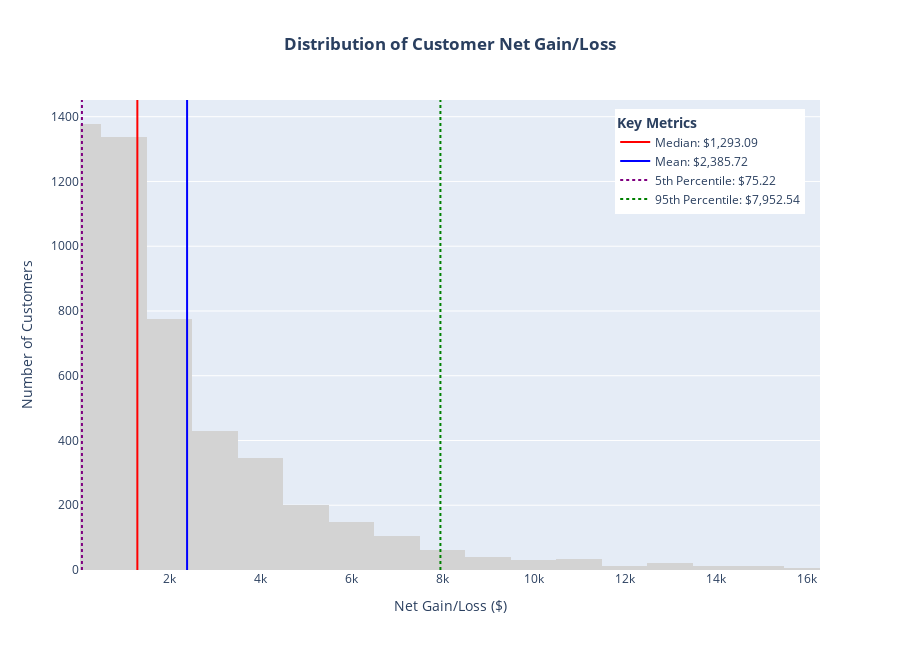

Here is the notebook cell this chart was saved with:
### Markdown cell above
**Insight 2: Customer Value is Highly Concentrated**

The first step is to understand the distribution of our customer's financial value to the business, represented by their `net_gain_loss`. A positive `net_gain_loss` from the customer's perspective is a loss for the company, and vice-versa. The interactive histogram will allow us to explore this distribution in detail.

### Code cell
# Visualization of Net Gain/Loss Distribution

# Create the histogram
fig = px.histogram(
    df_customer,
    x="net_gain_loss",
    nbins=50,
    title="<b>Distribution of Customer Net Gain/Loss<b>",
    labels={'net_gain_loss': 'Net Gain/Loss ($)'}
)
fig.update_traces(marker_color='lightgray', selector=dict(type='histogram'))

# Calculate key statistics to overlay on the plot
mean_val = df_customer['net_gain_loss'].mean()
median_val = df_customer['net_gain_loss'].median()
p95 = df_customer['net_gain_loss'].quantile(0.95)
p05 = df_customer['net_gain_loss'].quantile(0.05)
q01 = df_customer['net_gain_loss'].quantile(0.01) 
q99 = df_customer['net_gain_loss'].quantile(0.99) 


# Add vertical lines for mean, median, and key percentiles
fig.add_vline(x=mean_val, line_dash="solid", line_color="blue")
fig.add_vline(x=median_val, line_dash="solid", line_color="red")
fig.add_vline(x=p95, line_dash="dot", line_color="green")
fig.add_vline(x=p05, line_dash="dot", line_color="purple")

# Add nule traces to identify each vertical line
fig.add_trace(go.Scatter(
    x=[None], y=[None],
    mode='lines',
    line=dict(color='red', width=2, dash='solid'),
    name=f'Median: ${median_val:,.2f}'
))
fig.add_trace(go.Scatter(
    x=[None], y=[None],
    mode='lines',
    line=dict(color='blue', width=2, dash='solid'),
    name=f'Mean: ${mean_val:,.2f}'
))
fig.add_trace(go.Scatter(
    x=[None], y=[None],
    mode='lines',
    line=dict(color='purple', width=2, dash='dot'),
    name=f'5th Percentile: ${p05:,.2f}'
))
fig.add_trace(go.Scatter(
    x=[None], y=[None],
    mode='lines',
    line=dict(color='green', width=2, dash='dot'),
    name=f'95th Percentile: ${p95:,.2f}'
))

# Update layout for a cleaner look and centered title
fig.update_layout(
    height=650,
    yaxis_title='Number of Customers',
    title_x=0.5, 
    xaxis_range=[q01, q99], 
    legend_title_text='<b>Key Metrics</b>', 
    legend=dict(
        yanchor="top",
        y=0.98,
        xanchor="right",
        x=0.98
    )
)

fig.show()

### Figure 1 — Plotly figure (JSON) as saved in the notebook; plotly's stock layout.template omitted (floating-point values rounded to 4 significant figures; data arrays with more than 128 entries replaced by an {"elided": "..."} marker saying what was removed)
{"data": [{"bingroup": "x", "hovertemplate": "Net Gain/Loss ($)=%{x}<br>count=%{y}<extra></extra>", "legendgroup": "", "marker": {"color": "lightgray", "pattern": {"shape": ""}}, "name": "", "nbinsx": 50, "orientation": "v", "showlegend": false, "type": "histogram", "x": {"elided": "5000 float values"}, "xaxis": "x", "yaxis": "y"}, {"line": {"color": "red", "dash": "solid", "width": 2}, "mode": "lines", "name": "Median: $1,293.09", "type": "scatter", "x": [null], "y": [null]}, {"line": {"color": "blue", "dash": "solid", "width": 2}, "mode": "lines", "name": "Mean: $2,385.72", "type": "scatter", "x": [null], "y": [null]}, {"line": {"color": "purple", "dash": "dot", "width": 2}, "mode": "lines", "name": "5th Percentile: $75.22", "type": "scatter", "x": [null], "y": [null]}, {"line": {"color": "green", "dash": "dot", "width": 2}, "mode": "lines", "name": "95th Percentile: $7,952.54", "type": "scatter", "x": [null], "y": [null]}], "layout": {"barmode": "relative", "height": 650, "legend": {"title": {"text": "<b>Key Metrics</b>"}, "tracegroupgap": 0, "x": 0.98, "xanchor": "right", "y": 0.98, "yanchor": "top"}, "shapes": [{"line": {"color": "blue", "dash": "solid"}, "type": "line", "x0": 2386.0, "x1": 2386.0, "xref": "x", "y0": 0, "y1": 1, "yref": "y domain"}, {"line": {"color": "red", "dash": "solid"}, "type": "line", "x0": 1293.0, "x1": 1293.0, "xref": "x", "y0": 0, "y1": 1, "yref": "y domain"}, {"line": {"color": "green", "dash": "dot"}, "type": "line", "x0": 7953.0, "x1": 7953.0, "xref": "x", "y0": 0, "y1": 1, "yref": "y domain"}, {"line": {"color": "purple", "dash": "dot"}, "type": "line", "x0": 75.22, "x1": 75.22, "xref": "x", "y0": 0, "y1": 1, "yref": "y domain"}], "title": {"text": "<b>Distribution of Customer Net Gain/Loss<b>", "x": 0.5}, "xaxis": {"anchor": "y", "domain": [0, 1], "range": [32.78, 16290.0], "title": {"text": "Net Gain/Loss ($)"}}, "yaxis": {"anchor": "x", "domain": [0, 1], "title": {"text": "Number of Customers"}}}}
